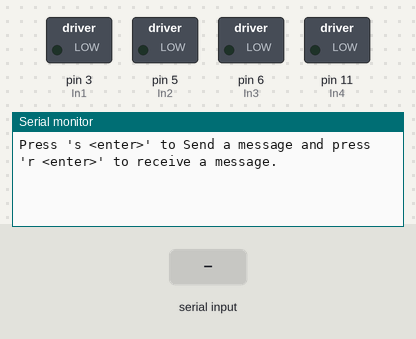
The sketch below on a simulated Arduino Uno, built with avr-gcc and run on an emulated ATmega328P. On the bench: switched loads named in the sketch (green lamp = pin HIGH), the last lines printed to the serial monitor. Inputs (shaded band) come from the test bench. The modem accepts every AT command (registered, SIM ready, sends succeed) and sends nothing else.

Above: at 1.3 s.
1.4 s: "s\n" received over Serial
At 2.1 s:
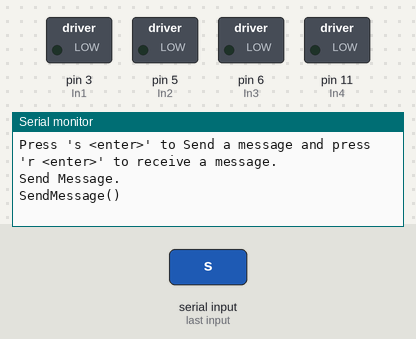
2.9 s: byte 114 ('r') received over Serial
At 5.6 s:
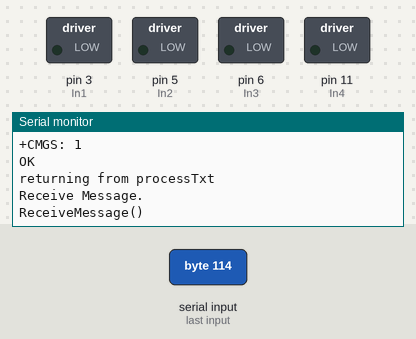
5.9 s: byte 118 ('v') received over Serial
At 7.8 s:
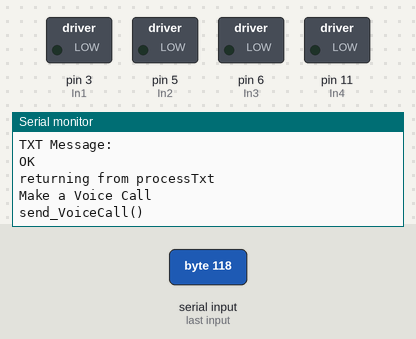
8.3 s: byte 99 ('c') received over Serial
At 10.1 s:
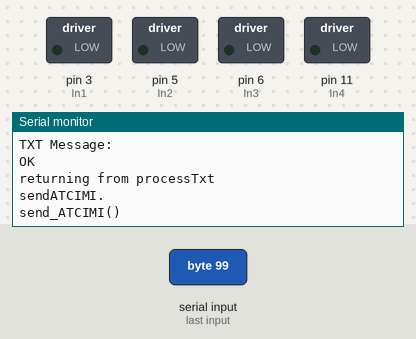
10.4 s: byte 105 ('i') received over Serial
At 11.9 s:
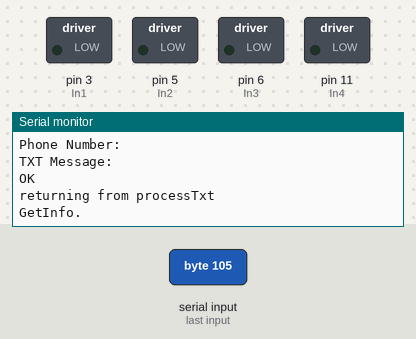

Measured:
- after the input at 1.4 s, the serial monitor: prints a new line at once (image 1)
- after the input at 2.9 s, the serial monitor: prints a new line after 1.8 s (image 2)
- after the input at 5.9 s, the serial monitor: prints a new line after 0.94 s (image 3)
- after the input at 8.3 s, the serial monitor: prints a new line after 0.64 s (image 4)
- after the input at 10.4 s, the serial monitor: prints a new line after 0.62 s (image 5)

The sketch:

MotorTestFunction.ino
```cpp
/*
STEM Center USA, Inc.
Pi-Bot: Motor Test Program using Function Calls
*/

#include <SoftwareSerial.h>

const int myRx = 2;
const int myTx = 4;

SoftwareSerial mySerial(myRx, myTx);

char inputBuffer[256];


const int In1 = 3;
const int In2 = 5;
const int In3 = 6;
const int In4 = 11;

void setup()
{
  // initialize the pins an output:
  pinMode(In1, OUTPUT);
  pinMode(In2, OUTPUT);
  pinMode(In3, OUTPUT);
  pinMode(In4, OUTPUT);

  pinMode(myRx, INPUT_PULLUP);
  pinMode(myTx, OUTPUT);

  mySerial.begin(9600);
  Serial.begin(9600);
  delay(100);

  Serial.println ("Press \'s <enter>\' to Send a message and press \'r <enter>\' to receive a message.");

}
void loop()
{
  int speed1, speed2;
  int delayTime;
  speed1 = 150;
  speed2 = 150;
  while(1==1)
  {

    if (Serial.available() > 0)
    {
       switch(Serial.read())
       {
          case 's':
            Serial.println("Send Message.");
            SendMessage();
            break;
          case 'r':
            Serial.println("Receive Message.");
            ReceiveMessage();
            break;
          case 'v':
            Serial.println("Make a Voice Call");
            SendVoiceCall();
            break;
          case 'c':
            Serial.println("sendATCIMI.");
            SendATCIMI();
            break;

          case 'i':
            Serial.println("GetInfo.");
            GetInfo();
            break;
          case 't':
            Serial.println("Get Time.");
            GetTime();
            break;
      }
    }


     if (mySerial.available()>0)
     {
        mySerial.readBytes(inputBuffer, 255);
        Serial.println("DATA: ");
        Serial.write(inputBuffer);
        Serial.println("DATA_DONE");
        processTxt(inputBuffer, sizeof(inputBuffer));
        //int buffsize = sizeof(inputBuffer);
        //Serial.print("buff size: ");
        //Serial.println(buffsize);
        for (int i = 0 ; i < sizeof(inputBuffer) ; i++)
        {
            inputBuffer[i] = 0; // clear the buffer.
        }


//        Serial.write(mySerial.read());
  /*
        forward(speed1, speed2);
        delay(2000);
        stopNow();
        delay(1000);
        reverse(speed1, speed2);
        delay(1000);
        stopNow();
        delay(1000);
        */

    }
  }
}


void forward(int speed1, int speed2)
{
analogWrite(In4, 0);
analogWrite(In3, speed1);
analogWrite(In2, 0);
analogWrite(In1, speed2);
}
void reverse (int speed1, int speed2)
{
analogWrite(In4, speed1);
analogWrite(In3, 0);
analogWrite(In2, speed2);
analogWrite(In1, 0);
return;
}
void stopNow()
{
analogWrite(In4, 0);
analogWrite(In3, 0);
analogWrite(In2, 0);
analogWrite(In1, 0);
return;
}

void SendMessage()
{
  Serial.println("SendMessage()");
  mySerial.println("AT+CMGF=1");    //Sets the GSM Module in Text Mode
  delay(1000);  // Delay of 1000 milli seconds or 1 second
  mySerial.println("AT+CMGS=\"xxxxxxxxxx\"\r"); // Replace x with mobile number
  delay(500);
  mySerial.println("Hello, from Rover2.");// The SMS text you want to send
  delay(500);
   mySerial.println((char)26);// ASCII code of CTRL+Z
  delay(100);
}

void ReceiveMessage()
{
  Serial.println("ReceiveMessage()");
  mySerial.println("AT+CNMI=2,2,0,0,0"); // AT Command to receive a live SMS
  delay(1000);
 }


void SendATCIMI()
{
  Serial.println("send_ATCIMI()");
  mySerial.println("AT+CIMI"); // AT Command to receive a live SMS
  delay(1000);
}

void SendVoiceCall()
{
  Serial.println("send_VoiceCall()");
  mySerial.println("ATD6241xxxxxxxxxx"); // AT Command to receive a live SMS
  delay(1000);
}

void GetInfo()
{
   mySerial.println("AT+COPS?");
   delay(1000);
   mySerial.println("AT+CSQ");
   delay(1000);
   mySerial.println("ATI");
   delay(1000);
   mySerial.println("AT+COPS?");
   delay(1000);
   mySerial.println("AT+CGMR");
   delay(1000);
   mySerial.println("AT+CREG");
   delay(1000);
   mySerial.println("AT+CGMR");
   delay(1000);

}

void GetTime()
{
   mySerial.println("AT+CLTS=");
   delay(1000);
}

void processTxt (String buffer, int buffsize)
{
    Serial.println("In processTxt");
    //Serial.println(buffer);

    // Txt Format from Phone:
    //
    // +CMT: "+1xxxxxxxxxx","","16/03/15,23:57:58-28"
    // This is a multiline txt program.
    // Beeline is here.
    // And another.
    //
    // NOTE: There is a blank line at the end.


    // +CMT: "1410100007","","16/03/16,00:01:34-28"
    //
    // FRM:middleschoolengineer1@gmail.com
    // MSG:Hello, From python!
    // This is a multi-line txt message.
    //
    // NOTE:  There is a blank line at the end.

    String numberPreamble = "+CMT: \"";
    String emailFromPrefix = "FRM:";
    String emailMessagePrefix = "MSG:";
    int isFromEmail = 0;
    String emailAddress;
    String message;


    int senderNumBegin = buffer.indexOf(numberPreamble) + numberPreamble.length();
    int senderNumEnd = buffer.indexOf("\",", senderNumBegin);
    String senderNumber = buffer.substring(senderNumBegin, senderNumEnd);
    Serial.print("Phone Number: ");
    Serial.println(senderNumber);


    if (buffer.indexOf(emailFromPrefix) > 0)
    {
        isFromEmail = 1;
        int emailStart = buffer.indexOf(emailFromPrefix) + emailFromPrefix.length();
        int emailEnd =   buffer.indexOf("\n", emailStart);
        String emailAddress = buffer.substring(emailStart, emailEnd);
        Serial.print("Email Address: ");
        Serial.println(emailAddress);

        int messageBegin = buffer.indexOf(emailMessagePrefix, emailEnd) + emailMessagePrefix.length();
        int messageEnd = buffer.indexOf("\n\n", messageBegin);
        String message = buffer.substring(messageBegin, messageEnd -1);
        Serial.print("Email Message: ");
        Serial.println(message);

    }  else
    {
        int messageBegin = buffer.indexOf("\n", senderNumEnd) + 1;
        String message = buffer.substring(messageBegin, buffer.length() - 1);
        Serial.println("TXT Message: ");
        Serial.println(message);
   }


    //Serial.println(buffer);
    Serial.println("returning from processTxt");
}
```
